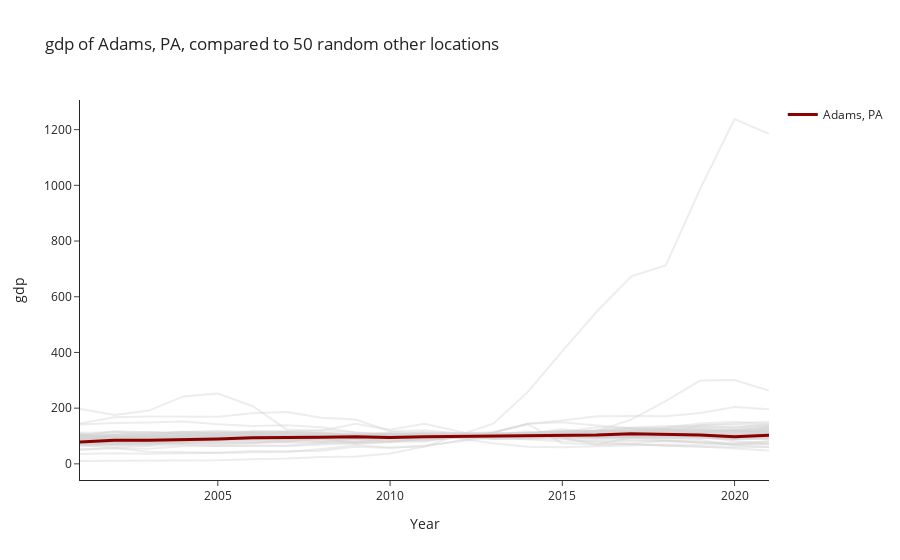

The notebook cell saved with this chart:
### Markdown cell above
#### Use case: rough idea

You want to know where your juristdiction stands relative to all the others in the country.

### Code cell
f  = FipsQuery(42001, "gdp")
f.where_are_we()

### Figure 1 — Plotly figure (JSON) as saved in the notebook; plotly's stock layout.template omitted (floating-point values rounded to 4 significant figures)
{"data": [{"line": {"color": "lightgray"}, "mode": "lines", "name": "Yukon-Koyukuk Census Area, AK", "opacity": 0.4, "showlegend": false, "text": "Yukon-Koyukuk Census Area, AK", "textposition": "top right", "type": "scatter", "x": [2001, 2002, 2003, 2004, 2005, 2006, 2007, 2008, 2009, 2010, 2011, 2013, 2014, 2015, 2016, 2017, 2018, 2019, 2020, 2021], "y": [111.2, 76.7, 76.96, 74.82, 73.01, 74.66, 87.61, 81.64, 80.5, 94.65, 108.0, 73.72, 61.43, 59.74, 63.71, 66.09, 69.58, 68.78, 68.7, 70.29]}, {"line": {"color": "lightgray"}, "mode": "lines", "name": "Cross, AR", "opacity": 0.4, "showlegend": false, "text": "Cross, AR", "textposition": "top right", "type": "scatter", "x": [2001, 2002, 2003, 2004, 2005, 2006, 2007, 2008, 2009, 2010, 2011, 2013, 2014, 2015, 2016, 2017, 2018, 2019, 2020, 2021], "y": [96.42, 92.29, 105.6, 116.1, 106.7, 107.4, 95.05, 95.16, 97.68, 93.95, 96.02, 107.6, 100.5, 92.84, 93.02, 98.37, 91.53, 92.29, 97.91, 94.66]}, {"line": {"color": "lightgray"}, "mode": "lines", "name": "Napa, CA", "opacity": 0.4, "showlegend": false, "text": "Napa, CA", "textposition": "top right", "type": "scatter", "x": [2001, 2002, 2003, 2004, 2005, 2006, 2007, 2008, 2009, 2010, 2011, 2013, 2014, 2015, 2016, 2017, 2018, 2019, 2020, 2021], "y": [88.26, 92.9, 93.54, 92.48, 96.95, 96.87, 98.77, 99.68, 97.39, 95.81, 94.28, 104.3, 111.3, 116.1, 118.3, 120.0, 120.3, 121.9, 115.6, 122.8]}, {"line": {"color": "lightgray"}, "mode": "lines", "name": "Placer, CA", "opacity": 0.4, "showlegend": false, "text": "Placer, CA", "textposition": "top right", "type": "scatter", "x": [2001, 2002, 2003, 2004, 2005, 2006, 2007, 2008, 2009, 2010, 2011, 2013, 2014, 2015, 2016, 2017, 2018, 2019, 2020, 2021], "y": [71.02, 75.55, 82.5, 87.45, 92.69, 94.81, 93.94, 93.07, 92.1, 94.61, 95.91, 103.2, 105.5, 111.7, 116.5, 118.8, 125.0, 128.1, 125.9, 135.9]}, {"line": {"color": "lightgray"}, "mode": "lines", "name": "Martin, FL", "opacity": 0.4, "showlegend": false, "text": "Martin, FL", "textposition": "top right", "type": "scatter", "x": [2001, 2002, 2003, 2004, 2005, 2006, 2007, 2008, 2009, 2010, 2011, 2013, 2014, 2015, 2016, 2017, 2018, 2019, 2020, 2021], "y": [87.62, 90.38, 93.38, 99.96, 109.2, 117.0, 118.4, 109.4, 104.7, 104.1, 99.82, 97.77, 101.2, 105.7, 105.9, 105.4, 109.2, 110.5, 109.5, 116.2]}, {"line": {"color": "lightgray"}, "mode": "lines", "name": "Burke, GA", "opacity": 0.4, "showlegend": false, "text": "Burke, GA", "textposition": "top right", "type": "scatter", "x": [2001, 2002, 2003, 2004, 2005, 2006, 2007, 2008, 2009, 2010, 2011, 2013, 2014, 2015, 2016, 2017, 2018, 2019, 2020, 2021], "y": [65.66, 58.8, 64.76, 68.9, 64.33, 66, 63.91, 67.69, 73.39, 79.84, 91.52, 102.1, 99.14, 105.7, 119.7, 129.9, 131.1, 145.1, 150.8, 143.3]}, {"line": {"color": "lightgray"}, "mode": "lines", "name": "Talbot, GA", "opacity": 0.4, "showlegend": false, "text": "Talbot, GA", "textposition": "top right", "type": "scatter", "x": [2001, 2002, 2003, 2004, 2005, 2006, 2007, 2008, 2009, 2010, 2011, 2013, 2014, 2015, 2016, 2017, 2018, 2019, 2020, 2021], "y": [98.63, 117.2, 113.2, 107.2, 93.42, 95.97, 99.66, 95.08, 92.9, 108.2, 105.4, 88.87, 90.34, 98.66, 118.8, 105.6, 117.9, 111.3, 121.8, 112.2]}, {"line": {"color": "lightgray"}, "mode": "lines", "name": "Warren, GA", "opacity": 0.4, "showlegend": false, "text": "Warren, GA", "textposition": "top right", "type": "scatter", "x": [2001, 2002, 2003, 2004, 2005, 2006, 2007, 2008, 2009, 2010, 2011, 2013, 2014, 2015, 2016, 2017, 2018, 2019, 2020, 2021], "y": [104.8, 94.65, 92.95, 95.01, 92.31, 86.74, 96.5, 97.42, 93.44, 97.05, 99.35, 109.5, 107.4, 109.4, 97.55, 97.48, 108.0, 112.7, 114.5, 115.2]}, {"line": {"color": "lightgray"}, "mode": "lines", "name": "Jasper, IL", "opacity": 0.4, "showlegend": false, "text": "Jasper, IL", "textposition": "top right", "type": "scatter", "x": [2001, 2002, 2003, 2004, 2005, 2006, 2007, 2008, 2009, 2010, 2011, 2013, 2014, 2015, 2016, 2017, 2018, 2019, 2020, 2021], "y": [89.85, 94.68, 89.47, 103.2, 95.99, 93.63, 99.78, 111.9, 104.4, 113.5, 113.1, 104.9, 99.76, 100.3, 89.08, 87.11, 81.19, 77.9, 75.68, 80.54]}, {"line": {"color": "lightgray"}, "mode": "lines", "name": "Sangamon, IL", "opacity": 0.4, "showlegend": false, "text": "Sangamon, IL", "textposition": "top right", "type": "scatter", "x": [2001, 2002, 2003, 2004, 2005, 2006, 2007, 2008, 2009, 2010, 2011, 2013, 2014, 2015, 2016, 2017, 2018, 2019, 2020, 2021], "y": [99.01, 100.7, 98.01, 97.93, 97.7, 98.07, 97.09, 98.24, 97.91, 100.5, 100.4, 99.65, 101.8, 102.2, 102.6, 102.0, 105.2, 105.3, 99.17, 106.1]}, {"line": {"color": "lightgray"}, "mode": "lines", "name": "Will, IL", "opacity": 0.4, "showlegend": false, "text": "Will, IL", "textposition": "top right", "type": "scatter", "x": [2001, 2002, 2003, 2004, 2005, 2006, 2007, 2008, 2009, 2010, 2011, 2013, 2014, 2015, 2016, 2017, 2018, 2019, 2020, 2021], "y": [71.02, 74.01, 77.44, 82.02, 85.19, 87.33, 92.13, 93.96, 92.86, 95.62, 101.1, 98.99, 103.5, 108.0, 112.4, 116.4, 120.3, 119.9, 115.7, 123.0]}, {"line": {"color": "lightgray"}, "mode": "lines", "name": "Jay, IN", "opacity": 0.4, "showlegend": false, "text": "Jay, IN", "textposition": "top right", "type": "scatter", "x": [2001, 2002, 2003, 2004, 2005, 2006, 2007, 2008, 2009, 2010, 2011, 2013, 2014, 2015, 2016, 2017, 2018, 2019, 2020, 2021], "y": [70.59, 73.28, 81.2, 85.47, 85.03, 92.14, 92.56, 92.89, 76.62, 91.88, 95.51, 96.17, 107.0, 125.5, 105.4, 114.8, 120.8, 110.0, 106.9, 117.4]}, {"line": {"color": "lightgray"}, "mode": "lines", "name": "Appanoose, IA", "opacity": 0.4, "showlegend": false, "text": "Appanoose, IA", "textposition": "top right", "type": "scatter", "x": [2001, 2002, 2003, 2004, 2005, 2006, 2007, 2008, 2009, 2010, 2011, 2013, 2014, 2015, 2016, 2017, 2018, 2019, 2020, 2021], "y": [87.62, 91.92, 98.18, 105.9, 104.9, 100.6, 93.84, 103.2, 102.9, 101.0, 105.9, 102.1, 102.1, 106.2, 103.8, 107.1, 104.2, 103.9, 104.1, 111.2]}, {"line": {"color": "lightgray"}, "mode": "lines", "name": "Shelby, IA", "opacity": 0.4, "showlegend": false, "text": "Shelby, IA", "textposition": "top right", "type": "scatter", "x": [2001, 2002, 2003, 2004, 2005, 2006, 2007, 2008, 2009, 2010, 2011, 2013, 2014, 2015, 2016, 2017, 2018, 2019, 2020, 2021], "y": [52.17, 55.66, 53.9, 63.33, 64.45, 64.39, 65.72, 74.73, 77.78, 79.54, 89.0, 97.46, 94.89, 98.32, 93.78, 91.58, 95.52, 96.83, 92.03, 99.56]}, {"line": {"color": "lightgray"}, "mode": "lines", "name": "Harvey, KS", "opacity": 0.4, "showlegend": false, "text": "Harvey, KS", "textposition": "top right", "type": "scatter", "x": [2001, 2002, 2003, 2004, 2005, 2006, 2007, 2008, 2009, 2010, 2011, 2013, 2014, 2015, 2016, 2017, 2018, 2019, 2020, 2021], "y": [79.72, 83.13, 85.86, 90.89, 90.16, 92.94, 90.87, 96.68, 94.97, 92.99, 96.94, 100.4, 97.42, 97.79, 97.48, 96.42, 103.0, 104.5, 101.4, 106.8]}, {"line": {"color": "lightgray"}, "mode": "lines", "name": "Claiborne, LA", "opacity": 0.4, "showlegend": false, "text": "Claiborne, LA", "textposition": "top right", "type": "scatter", "x": [2001, 2002, 2003, 2004, 2005, 2006, 2007, 2008, 2009, 2010, 2011, 2013, 2014, 2015, 2016, 2017, 2018, 2019, 2020, 2021], "y": [197.1, 175.8, 191.2, 242.2, 252.4, 207.9, 123.8, 118.8, 144.1, 122.3, 144.0, 88.75, 89.98, 90.78, 83.01, 82.15, 81.5, 77.36, 69.32, 73.11]}, {"line": {"color": "lightgray"}, "mode": "lines", "name": "Jefferson, LA", "opacity": 0.4, "showlegend": false, "text": "Jefferson, LA", "textposition": "top right", "type": "scatter", "x": [2001, 2002, 2003, 2004, 2005, 2006, 2007, 2008, 2009, 2010, 2011, 2013, 2014, 2015, 2016, 2017, 2018, 2019, 2020, 2021], "y": [89.0, 90.96, 92.13, 94.96, 95.82, 101.0, 103.0, 102.1, 99.61, 101.8, 100.8, 97.49, 98.08, 100.1, 99.4, 100.3, 100.4, 101.6, 94.45, 97.73]}, {"line": {"color": "lightgray"}, "mode": "lines", "name": "Carroll, MD", "opacity": 0.4, "showlegend": false, "text": "Carroll, MD", "textposition": "top right", "type": "scatter", "x": [2001, 2002, 2003, 2004, 2005, 2006, 2007, 2008, 2009, 2010, 2011, 2013, 2014, 2015, 2016, 2017, 2018, 2019, 2020, 2021], "y": [76.15, 80.7, 82.85, 86.01, 89.4, 95.38, 95.46, 97.82, 92.55, 95.52, 97.68, 100.2, 99.51, 101.2, 101.6, 106.5, 104.8, 105.5, 101.0, 105.3]}, {"line": {"color": "lightgray"}, "mode": "lines", "name": "Ingham, MI", "opacity": 0.4, "showlegend": false, "text": "Ingham, MI", "textposition": "top right", "type": "scatter", "x": [2001, 2002, 2003, 2004, 2005, 2006, 2007, 2008, 2009, 2010, 2011, 2013, 2014, 2015, 2016, 2017, 2018, 2019, 2020, 2021], "y": [111.9, 114.1, 114.3, 112.8, 112.8, 113.9, 113.8, 107.8, 100.7, 107.7, 103.8, 97, 98.23, 101.1, 105.3, 108.8, 111.4, 113.2, 110.8, 117.2]}, {"line": {"color": "lightgray"}, "mode": "lines", "name": "Saginaw, MI", "opacity": 0.4, "showlegend": false, "text": "Saginaw, MI", "textposition": "top right", "type": "scatter", "x": [2001, 2002, 2003, 2004, 2005, 2006, 2007, 2008, 2009, 2010, 2011, 2013, 2014, 2015, 2016, 2017, 2018, 2019, 2020, 2021], "y": [104.5, 107.0, 111, 110.0, 112.3, 109.7, 105.9, 98.91, 93.47, 98.22, 100.1, 100.4, 98.11, 98.24, 100.5, 100.0, 102.9, 105.3, 100.6, 107.1]}, {"line": {"color": "lightgray"}, "mode": "lines", "name": "Beltrami, MN", "opacity": 0.4, "showlegend": false, "text": "Beltrami, MN", "textposition": "top right", "type": "scatter", "x": [2001, 2002, 2003, 2004, 2005, 2006, 2007, 2008, 2009, 2010, 2011, 2013, 2014, 2015, 2016, 2017, 2018, 2019, 2020, 2021], "y": [84.45, 88.72, 91.87, 91.84, 92.86, 91.55, 90.85, 92.81, 95.38, 95.67, 97.11, 100.6, 103.9, 105.3, 111.7, 107.2, 112.9, 115.9, 115.9, 120.6]}, {"line": {"color": "lightgray"}, "mode": "lines", "name": "Chisago, MN", "opacity": 0.4, "showlegend": false, "text": "Chisago, MN", "textposition": "top right", "type": "scatter", "x": [2001, 2002, 2003, 2004, 2005, 2006, 2007, 2008, 2009, 2010, 2011, 2013, 2014, 2015, 2016, 2017, 2018, 2019, 2020, 2021], "y": [99.52, 104.9, 108.2, 114.7, 119.2, 114.7, 114.5, 112.9, 105.5, 109.5, 111.5, 110.8, 110.0, 110.6, 114.1, 117.2, 121.0, 125.0, 121.7, 131.2]}, {"line": {"color": "lightgray"}, "mode": "lines", "name": "Tunica, MS", "opacity": 0.4, "showlegend": false, "text": "Tunica, MS", "textposition": "top right", "type": "scatter", "x": [2001, 2002, 2003, 2004, 2005, 2006, 2007, 2008, 2009, 2010, 2011, 2013, 2014, 2015, 2016, 2017, 2018, 2019, 2020, 2021], "y": [141.7, 146.7, 148.8, 152.2, 142.6, 136.2, 138.8, 131.3, 112.9, 107.1, 109.2, 101.9, 87.77, 81.42, 80.38, 71.79, 64.81, 61.78, 59.39, 60.92]}, {"line": {"color": "lightgray"}, "mode": "lines", "name": "Sullivan, MO", "opacity": 0.4, "showlegend": false, "text": "Sullivan, MO", "textposition": "top right", "type": "scatter", "x": [2001, 2002, 2003, 2004, 2005, 2006, 2007, 2008, 2009, 2010, 2011, 2013, 2014, 2015, 2016, 2017, 2018, 2019, 2020, 2021], "y": [71.45, 68.45, 66.0, 88.69, 100.5, 116.7, 114.7, 120.6, 111.2, 103.3, 105.6, 113.6, 142.3, 74.38, 69.43, 94.15, 106.6, 138.9, 141.5, 138.1]}, {"line": {"color": "lightgray"}, "mode": "lines", "name": "Hall, NE", "opacity": 0.4, "showlegend": false, "text": "Hall, NE", "textposition": "top right", "type": "scatter", "x": [2001, 2002, 2003, 2004, 2005, 2006, 2007, 2008, 2009, 2010, 2011, 2013, 2014, 2015, 2016, 2017, 2018, 2019, 2020, 2021], "y": [72.22, 74.45, 77.99, 79.68, 85.89, 90.44, 90.74, 93.56, 92.82, 96.1, 96.05, 103.4, 98.29, 98.43, 99.96, 100.3, 101.0, 102.1, 101.7, 107.0]}, {"line": {"color": "lightgray"}, "mode": "lines", "name": "Morris, NJ", "opacity": 0.4, "showlegend": false, "text": "Morris, NJ", "textposition": "top right", "type": "scatter", "x": [2001, 2002, 2003, 2004, 2005, 2006, 2007, 2008, 2009, 2010, 2011, 2013, 2014, 2015, 2016, 2017, 2018, 2019, 2020, 2021], "y": [84.18, 84.64, 86.79, 87.88, 90.27, 93.68, 95.84, 96.83, 93.6, 98.13, 97.46, 100.4, 96.2, 97.08, 97.78, 96.43, 98.78, 99.48, 97.23, 102.1]}, {"line": {"color": "lightgray"}, "mode": "lines", "name": "Columbia, NY", "opacity": 0.4, "showlegend": false, "text": "Columbia, NY", "textposition": "top right", "type": "scatter", "x": [2001, 2002, 2003, 2004, 2005, 2006, 2007, 2008, 2009, 2010, 2011, 2013, 2014, 2015, 2016, 2017, 2018, 2019, 2020, 2021], "y": [88.39, 85.39, 87.18, 93.88, 90.01, 89.02, 84.81, 89.71, 92.26, 96.36, 96.27, 98.45, 101.8, 100.1, 98.38, 94.69, 92.08, 93.18, 87.03, 90.87]}, {"line": {"color": "lightgray"}, "mode": "lines", "name": "Dutchess, NY", "opacity": 0.4, "showlegend": false, "text": "Dutchess, NY", "textposition": "top right", "type": "scatter", "x": [2001, 2002, 2003, 2004, 2005, 2006, 2007, 2008, 2009, 2010, 2011, 2013, 2014, 2015, 2016, 2017, 2018, 2019, 2020, 2021], "y": [75.29, 77.33, 81.57, 85.2, 86.33, 86.02, 89.46, 94.67, 95.21, 99.35, 99.98, 100.8, 98.47, 98.98, 98.52, 99.06, 100.6, 102.8, 100.0, 107.3]}, {"line": {"color": "lightgray"}, "mode": "lines", "name": "Niagara, NY", "opacity": 0.4, "showlegend": false, "text": "Niagara, NY", "textposition": "top right", "type": "scatter", "x": [2001, 2002, 2003, 2004, 2005, 2006, 2007, 2008, 2009, 2010, 2011, 2013, 2014, 2015, 2016, 2017, 2018, 2019, 2020, 2021], "y": [96.3, 102.8, 102.7, 105.5, 102.8, 103.4, 102.0, 99.73, 98.92, 103.9, 106.0, 100.5, 101.3, 97.96, 101.9, 102.5, 102.3, 106.1, 102.1, 107.2]}, {"line": {"color": "lightgray"}, "mode": "lines", "name": "Sampson, NC", "opacity": 0.4, "showlegend": false, "text": "Sampson, NC", "textposition": "top right", "type": "scatter", "x": [2001, 2002, 2003, 2004, 2005, 2006, 2007, 2008, 2009, 2010, 2011, 2013, 2014, 2015, 2016, 2017, 2018, 2019, 2020, 2021], "y": [105.4, 94.57, 100.4, 108.2, 110.2, 110.2, 106.3, 99.93, 98.81, 107.8, 102.6, 105.0, 106.7, 105.5, 101.0, 105.2, 97.86, 96.91, 89.14, 98.62]}, {"line": {"color": "lightgray"}, "mode": "lines", "name": "Williams, ND", "opacity": 0.4, "showlegend": false, "text": "Williams, ND", "textposition": "top right", "type": "scatter", "x": [2001, 2002, 2003, 2004, 2005, 2006, 2007, 2008, 2009, 2010, 2011, 2013, 2014, 2015, 2016, 2017, 2018, 2019, 2020, 2021], "y": [10.24, 10.38, 10.69, 11.6, 13.1, 16.83, 18.77, 24.66, 26.39, 37.15, 61.88, 104.2, 117.3, 95.07, 67.28, 72.08, 83.04, 85.29, 66.74, 60.68]}, {"line": {"color": "lightgray"}, "mode": "lines", "name": "Jackson, OH", "opacity": 0.4, "showlegend": false, "text": "Jackson, OH", "textposition": "top right", "type": "scatter", "x": [2001, 2002, 2003, 2004, 2005, 2006, 2007, 2008, 2009, 2010, 2011, 2013, 2014, 2015, 2016, 2017, 2018, 2019, 2020, 2021], "y": [103.1, 103.0, 106.8, 113.4, 112.4, 111.1, 110.0, 103.9, 103.7, 103.7, 103.5, 103.4, 104.1, 103.6, 103.1, 106.0, 100.6, 101.3, 103.6, 105.7]}, {"line": {"color": "lightgray"}, "mode": "lines", "name": "Choctaw, OK", "opacity": 0.4, "showlegend": false, "text": "Choctaw, OK", "textposition": "top right", "type": "scatter", "x": [2001, 2002, 2003, 2004, 2005, 2006, 2007, 2008, 2009, 2010, 2011, 2013, 2014, 2015, 2016, 2017, 2018, 2019, 2020, 2021], "y": [93.83, 100.0, 92.53, 96.8, 99.26, 97.23, 98.72, 102.2, 102.0, 101.9, 103.8, 106.7, 103.8, 104.9, 95.24, 96.37, 85.03, 75.51, 70.28, 80.95]}, {"line": {"color": "lightgray"}, "mode": "lines", "name": "Clackamas, OR", "opacity": 0.4, "showlegend": false, "text": "Clackamas, OR", "textposition": "top right", "type": "scatter", "x": [2001, 2002, 2003, 2004, 2005, 2006, 2007, 2008, 2009, 2010, 2011, 2013, 2014, 2015, 2016, 2017, 2018, 2019, 2020, 2021], "y": [77.58, 79.6, 81.42, 85.14, 89.61, 93.36, 93.24, 96.24, 91.17, 92.51, 96.69, 99.6, 97.7, 103.6, 109.0, 114.3, 120.9, 122.6, 120.3, 127.8]}, {"line": {"color": "lightgray"}, "mode": "lines", "name": "Venango, PA", "opacity": 0.4, "showlegend": false, "text": "Venango, PA", "textposition": "top right", "type": "scatter", "x": [2001, 2002, 2003, 2004, 2005, 2006, 2007, 2008, 2009, 2010, 2011, 2013, 2014, 2015, 2016, 2017, 2018, 2019, 2020, 2021], "y": [90.05, 90.64, 92.93, 96.56, 97.51, 98.94, 95.82, 100.2, 96.55, 100.1, 101.1, 102.3, 105.5, 103.5, 99.9, 102.3, 102.4, 103.7, 95.33, 97.51]}, {"line": {"color": "lightgray"}, "mode": "lines", "name": "Beaufort, SC", "opacity": 0.4, "showlegend": false, "text": "Beaufort, SC", "textposition": "top right", "type": "scatter", "x": [2001, 2002, 2003, 2004, 2005, 2006, 2007, 2008, 2009, 2010, 2011, 2013, 2014, 2015, 2016, 2017, 2018, 2019, 2020, 2021], "y": [88.32, 89.4, 94.77, 100.3, 105.2, 109.6, 112.5, 108.4, 103.3, 100.8, 99.3, 103.7, 106.7, 107.2, 109.4, 110.2, 114.9, 119.3, 119.9, 130.0]}, {"line": {"color": "lightgray"}, "mode": "lines", "name": "Dillon, SC", "opacity": 0.4, "showlegend": false, "text": "Dillon, SC", "textposition": "top right", "type": "scatter", "x": [2001, 2002, 2003, 2004, 2005, 2006, 2007, 2008, 2009, 2010, 2011, 2013, 2014, 2015, 2016, 2017, 2018, 2019, 2020, 2021], "y": [92.41, 96.63, 103.8, 107.5, 106.4, 110.9, 101.0, 100.6, 91.99, 96.0, 99.28, 97.05, 101.6, 100.8, 104.8, 99.79, 104.1, 108.3, 104.3, 109.6]}, {"line": {"color": "lightgray"}, "mode": "lines", "name": "Oglala Lakota, SD*", "opacity": 0.4, "showlegend": false, "text": "Oglala Lakota, SD*", "textposition": "top right", "type": "scatter", "x": [2001, 2002, 2003, 2004, 2005, 2006, 2007, 2008, 2009, 2010, 2011, 2013, 2014, 2015, 2016, 2017, 2018, 2019, 2020, 2021], "y": [91.95, 93.72, 100.1, 99.02, 100.3, 97.95, 91.03, 96.41, 95.95, 103.3, 104.3, 91.84, 102.9, 108.1, 112.1, 114.3, 113.5, 112.7, 117.6, 121.2]}, {"line": {"color": "lightgray"}, "mode": "lines", "name": "Hancock, TN", "opacity": 0.4, "showlegend": false, "text": "Hancock, TN", "textposition": "top right", "type": "scatter", "x": [2001, 2002, 2003, 2004, 2005, 2006, 2007, 2008, 2009, 2010, 2011, 2013, 2014, 2015, 2016, 2017, 2018, 2019, 2020, 2021], "y": [93.77, 97.31, 96.51, 91.03, 97.32, 95.52, 91.11, 96.84, 95.18, 99.06, 97.12, 92.36, 94.75, 96.33, 98.29, 96.63, 97.06, 98.66, 99.75, 110.0]}, {"line": {"color": "lightgray"}, "mode": "lines", "name": "Blanco, TX", "opacity": 0.4, "showlegend": false, "text": "Blanco, TX", "textposition": "top right", "type": "scatter", "x": [2001, 2002, 2003, 2004, 2005, 2006, 2007, 2008, 2009, 2010, 2011, 2013, 2014, 2015, 2016, 2017, 2018, 2019, 2020, 2021], "y": [73.61, 78.78, 77.02, 80.15, 78.19, 79.67, 79.7, 80.28, 84.61, 87.28, 87.85, 101.7, 110.4, 116.9, 116.7, 121.1, 128.1, 139.0, 145.9, 151.6]}, {"line": {"color": "lightgray"}, "mode": "lines", "name": "Culberson, TX", "opacity": 0.4, "showlegend": false, "text": "Culberson, TX", "textposition": "top right", "type": "scatter", "x": [2001, 2002, 2003, 2004, 2005, 2006, 2007, 2008, 2009, 2010, 2011, 2013, 2014, 2015, 2016, 2017, 2018, 2019, 2020, 2021], "y": [35.26, 37.74, 36.26, 38.34, 40.18, 41.25, 42.37, 53.35, 66.47, 58.87, 62.02, 144.3, 258.3, 404.7, 546.1, 673.3, 712.0, 986.3, 1238.0, 1185.0]}, {"line": {"color": "lightgray"}, "mode": "lines", "name": "McCulloch, TX", "opacity": 0.4, "showlegend": false, "text": "McCulloch, TX", "textposition": "top right", "type": "scatter", "x": [2001, 2002, 2003, 2004, 2005, 2006, 2007, 2008, 2009, 2010, 2011, 2013, 2014, 2015, 2016, 2017, 2018, 2019, 2020, 2021], "y": [65.48, 67.3, 72.29, 71.81, 70.06, 74.34, 79.89, 91.8, 71.26, 77.12, 93.15, 104.1, 107.7, 102.1, 94.31, 104.2, 110.4, 96.96, 88.85, 90.57]}, {"line": {"color": "lightgray"}, "mode": "lines", "name": "Stonewall, TX", "opacity": 0.4, "showlegend": false, "text": "Stonewall, TX", "textposition": "top right", "type": "scatter", "x": [2001, 2002, 2003, 2004, 2005, 2006, 2007, 2008, 2009, 2010, 2011, 2013, 2014, 2015, 2016, 2017, 2018, 2019, 2020, 2021], "y": [50.0, 56.89, 43.38, 42.51, 40.07, 46.49, 45.0, 47.13, 61.77, 56.57, 65.72, 95.83, 105.7, 114.1, 131.5, 128.5, 115.9, 99.66, 80.8, 71.31]}, {"line": {"color": "lightgray"}, "mode": "lines", "name": "Sutton, TX", "opacity": 0.4, "showlegend": false, "text": "Sutton, TX", "textposition": "top right", "type": "scatter", "x": [2001, 2002, 2003, 2004, 2005, 2006, 2007, 2008, 2009, 2010, 2011, 2013, 2014, 2015, 2016, 2017, 2018, 2019, 2020, 2021], "y": [145.1, 167.5, 169.6, 168.8, 169.5, 181.5, 186.4, 165.4, 158.9, 117.0, 121.1, 97.36, 105.5, 91.38, 74.39, 69.16, 66.64, 62.06, 54.82, 48.3]}, {"line": {"color": "lightgray"}, "mode": "lines", "name": "Throckmorton, TX", "opacity": 0.4, "showlegend": false, "text": "Throckmorton, TX", "textposition": "top right", "type": "scatter", "x": [2001, 2002, 2003, 2004, 2005, 2006, 2007, 2008, 2009, 2010, 2011, 2013, 2014, 2015, 2016, 2017, 2018, 2019, 2020, 2021], "y": [91.61, 103.3, 93.35, 96.26, 93.16, 104.1, 94.99, 79.43, 91.09, 79.66, 80.45, 113.8, 143.7, 149.0, 137.8, 127.7, 127.1, 95.32, 88.12, 134.7]}, {"line": {"color": "lightgray"}, "mode": "lines", "name": "Winkler, TX", "opacity": 0.4, "showlegend": false, "text": "Winkler, TX", "textposition": "top right", "type": "scatter", "x": [2001, 2002, 2003, 2004, 2005, 2006, 2007, 2008, 2009, 2010, 2011, 2013, 2014, 2015, 2016, 2017, 2018, 2019, 2020, 2021], "y": [103.4, 116.0, 102.8, 93.1, 88.4, 105.5, 108.8, 98.32, 106.2, 87.05, 85.27, 107.9, 112.0, 118.3, 118.4, 158.6, 225.5, 299.2, 300.9, 263.5]}, {"line": {"color": "lightgray"}, "mode": "lines", "name": "Summit, UT", "opacity": 0.4, "showlegend": false, "text": "Summit, UT", "textposition": "top right", "type": "scatter", "x": [2001, 2002, 2003, 2004, 2005, 2006, 2007, 2008, 2009, 2010, 2011, 2013, 2014, 2015, 2016, 2017, 2018, 2019, 2020, 2021], "y": [68.5, 66.89, 70.29, 80.05, 96.87, 106.4, 100.9, 105.5, 91.66, 96.57, 97.02, 103.6, 110.3, 114.6, 118.9, 129.0, 135.9, 135.5, 129.8, 143.6]}, {"line": {"color": "lightgray"}, "mode": "lines", "name": "Franklin, WA", "opacity": 0.4, "showlegend": false, "text": "Franklin, WA", "textposition": "top right", "type": "scatter", "x": [2001, 2002, 2003, 2004, 2005, 2006, 2007, 2008, 2009, 2010, 2011, 2013, 2014, 2015, 2016, 2017, 2018, 2019, 2020, 2021], "y": [69.17, 71.53, 74.81, 73.99, 84.5, 91.6, 90.68, 89.27, 92.42, 94.42, 97.64, 105.9, 111.6, 116.1, 119.8, 119.9, 126.3, 132.4, 132.0, 134.9]}, {"line": {"color": "lightgray"}, "mode": "lines", "name": "Taylor, WV", "opacity": 0.4, "showlegend": false, "text": "Taylor, WV", "textposition": "top right", "type": "scatter", "x": [2001, 2002, 2003, 2004, 2005, 2006, 2007, 2008, 2009, 2010, 2011, 2013, 2014, 2015, 2016, 2017, 2018, 2019, 2020, 2021], "y": [78.81, 75.24, 76.42, 77.41, 76.41, 76.56, 77.37, 74.19, 77.15, 82.83, 82.97, 111.8, 144.0, 155.5, 170.8, 172.2, 171.3, 182.3, 203.9, 196.3]}, {"line": {"color": "lightgray"}, "mode": "lines", "name": "Platte, WY", "opacity": 0.4, "showlegend": false, "text": "Platte, WY", "textposition": "top right", "type": "scatter", "x": [2001, 2002, 2003, 2004, 2005, 2006, 2007, 2008, 2009, 2010, 2011, 2013, 2014, 2015, 2016, 2017, 2018, 2019, 2020, 2021], "y": [77.88, 74.05, 79.87, 86.94, 83.63, 85.03, 80.73, 92.34, 90.46, 105.1, 108.8, 103.1, 100.4, 106.3, 107.5, 105.5, 108.5, 102.6, 92.93, 90.17]}, {"line": {"color": "darkred", "width": 3}, "mode": "lines", "name": "Adams, PA", "text": "Adams, PA", "textposition": "top right", "type": "scatter", "x": [2001, 2002, 2003, 2004, 2005, 2006, 2007, 2008, 2009, 2010, 2011, 2013, 2014, 2015, 2016, 2017, 2018, 2019, 2020, 2021], "y": [78.62, 84.69, 84.47, 85.86, 89.56, 93.51, 93.15, 95.38, 96.89, 95.04, 97.07, 100.1, 100.0, 102.5, 103.7, 108.4, 105.4, 103.4, 97.68, 102.7]}], "layout": {"title": {"text": "gdp of Adams, PA, compared to 50 random other locations"}, "xaxis": {"title": {"text": "Year"}}, "yaxis": {"title": {"text": "gdp"}}}}
